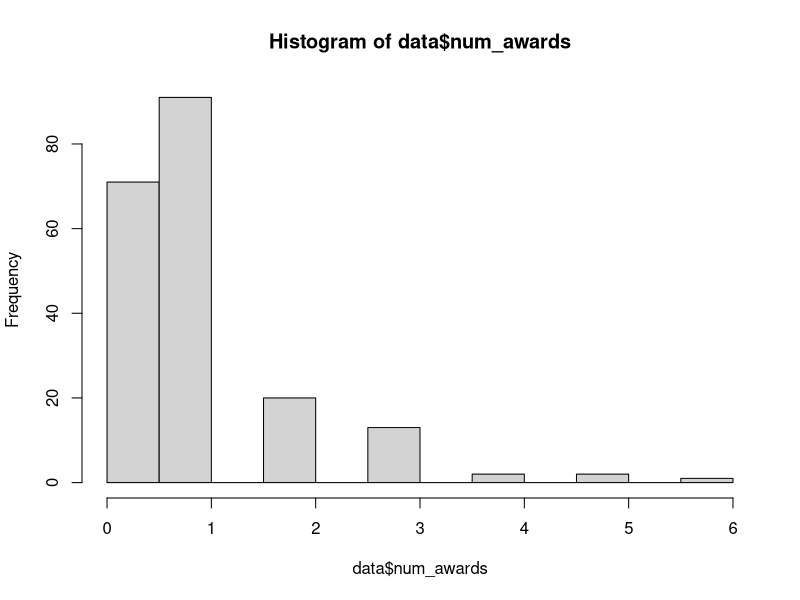

Source code (R):
#5a
data = read.table("awards.txt", header=TRUE)
head(data)

hist(data$num_awards)

#needed because otherwise programm would be numeric (now it is a factor)
data <- within(data, {prog <- factor(prog, levels=1:3, labels=c("General", "Academic", "Vocational"))})

awards=glm(num_awards~prog, family=poisson,data=data)

#Investigate whether the type of program influences the number of awards by 
#performing a Poisson regression, without taking variable math into account
summary(awards)
#general (1) has a p value<0.05 (0.005), academic (2) has a p value<0.05 (0.001)
#vocational has a p value>0.05 (0.072)

#Estimate the numbers of awards for all the three types of program. 
coef_awards_gen = exp(coef(awards)[1]); coef_awards_aca = exp(coef(awards)[1] + coef(awards)[2]);coef_awards_voc = exp(coef(awards)[1] + coef(awards)[3])
table_awards = table(data[1:2])
persons_1 = sum(table_awards[1:7]); persons_2 = sum(table_awards[8:14]); persons_3 = sum(table_awards[15:21])
persons_1*coef_awards_gen; persons_2*coef_awards_aca; persons_3*coef_awards_voc
#estimation number of awards per programm is program 1 (general): 26, 
#programm 2 (academic): 123, programm 3 (vocational): 45

#Which program type is the best for the number of awards for this model?
coef_awards_gen; coef_awards_aca; coef_awards_voc
#coeffecients per programm program 1 (general): 0.578, programm 2 (academic): 1.171 
#programm 3 (vocational): 0.9. So programm 2(academic)


####without mode####
#Also possible to estimate without the model does give the same answer
# number of awards per programm
awards_prog =xtabs(data[1:2])
awards_prog[1]; awards_prog[2]; awards_prog[3]

# average award per person for every programm
awards_prog[1]/persons_1; awards_prog[2]/persons_2; awards_prog[3]/persons_3
####without model####

#5b
#For the situation in a), can the Kruskall-Wallis test also be used? If yes, 
#apply the test and comment on the results; of no, explain why this test cannot be used.

#When we exclude the math variable we get the following table where we compare
#the number of awards to the enrolment of the student.
table(data[1:2])
#The assumption of the kruskal-wallis is all ni > 5. Since this is not true
#for this dataset/table we can not use the Kruskall-wallis

#5c
#Now include predictor math into analysis and investigate the influence of the 
#explanatory variables prog and math (and their interaction) on the numbers of awards.

awards2=glm(num_awards~prog*math, family=poisson,data=data)
summary(awards2)
#the interactions have a p-vaue>0.05 and therefore it has an insignficant 
#influence on the amount of awards a person would get. So model without interaction

awards3=glm(num_awards~prog+math, family=poisson,data=data)
summary(awards3)
#the three programms have a p-value<0.05 so they are all significant 
#1 (p_general)=6.06e-07, 2 (p_aca)=0.0440, 3 (p_voc)=0.0232 and the math 
#variable is also significant p_value = 1.80e-10


#Which program type is the best for the number of awards? 

coef_awards3_gen = exp(coef(awards3)[1]); coef_awards3_aca = exp(coef(awards3)[1] + coef(awards3)[2]);coef_awards3_voc = exp(coef(awards3)[1] + coef(awards3)[3])
coef_awards3_gen; coef_awards3_aca; coef_awards3_voc

#coeffecients per programm program 1 (general): 0.093, programm 2 (academic): 0.147
#programm 3 (vocational): 0.164. So programm 3 (Vocational). This is different
#from when the math variable was not taken in account, since than programm 2
#(academic) had the largest coeffecient


#Estimate the numbers of awards for the vocational program and math score 55.

#when I use just the coefficients
coef_awards3_gen = exp(coef(awards3)[1]+coef(awards3)[3]+coef(awards3)[4]*55)
coef_awards3_gen 
#A person with prog = 3 (vocational), math = 55 is predicted to have 1.17 awards.

#when I use predict
newdata = data.frame(prog = 'Vocational', math = 55)
newdata

predict(awards3, newdata = newdata, type = "response")
#A person with prog = 1 (vocational), math = 55 is predicted to have 1.17 awards.

#both methods same answer so probably right

